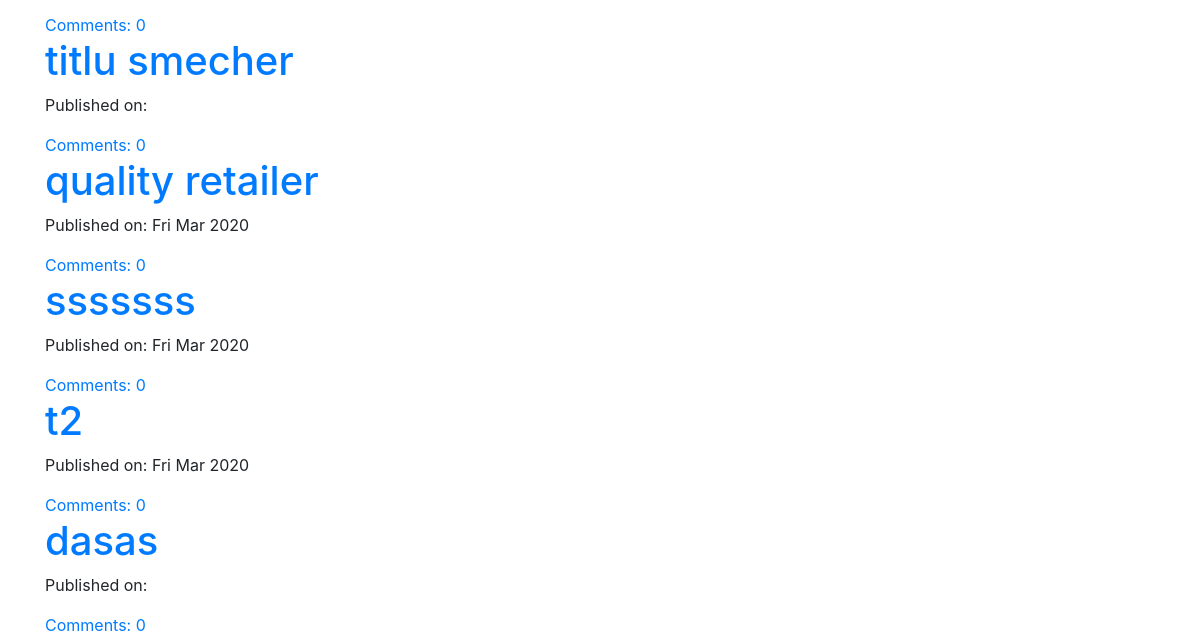
Before: / (lower part) with the older database file.
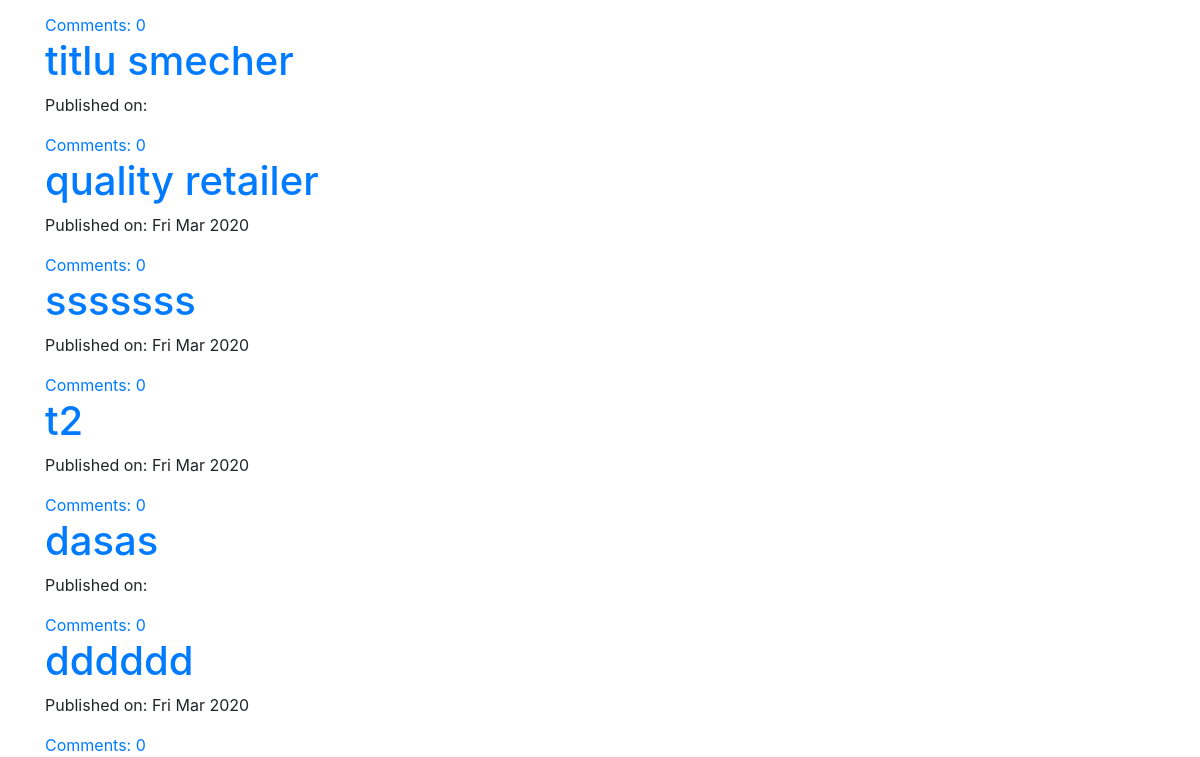
After: the same page with the newer database file.
### blog/models.py (models this page shows, shortened)
class Post(models.Model):
    author = models.ForeignKey('auth.User',on_delete=models.CASCADE)  # FK spre modelul auth.User (autentificarea userilor in admin)
    title = models.CharField(max_length=200)                          # FK-ul este cel ce  umple capul Author cu valori selectabile la crearea unui nou post
    text = models.TextField()
    created_date = models.DateTimeField(default=timezone.now)
    published_date = models.DateTimeField(blank=True, null=True)
    def approved_comments(self):  # afiseaza lista de commentarii aprobate -- filter |  vezi post_list_html
        return self.comments.filter(approved_comment=True) # poti folosi self.comments deoarece Comment are FK in Post iar comments este "related_name-ul" de mai jos!

### blog/views.py (the view)
# urls.py: path('',views.PostListView.as_view(),name='post_list'),
class PostListView(ListView):              # Template default suffix is _list (post_list.html)
    model = Post

### blog/templates/blog/post_list.html
{% extends 'blog/base.html' %}
{% block content %}
<div class="centerstage">
    {% for post in post_list %}
        <div class="post">
            <h1><a href="{% url 'post_detail' pk=post.pk %}">{{ post.title }}</a></h1>
            <div class="date">
                <p>Published on: {{ post.published_date|date:"D M Y"}}</p>
            </div>
            <a href="{% url 'post_detail' pk=post.pk %}">Comments: {{ post.approved_comments.count }}</a>
             </div>
    {% endfor %}
</div>
{% endblock %}

Changed rows visible on the page:
added Post: title "dddddd", published_date "Fri Mar 2020", approved_comments.count "0"
